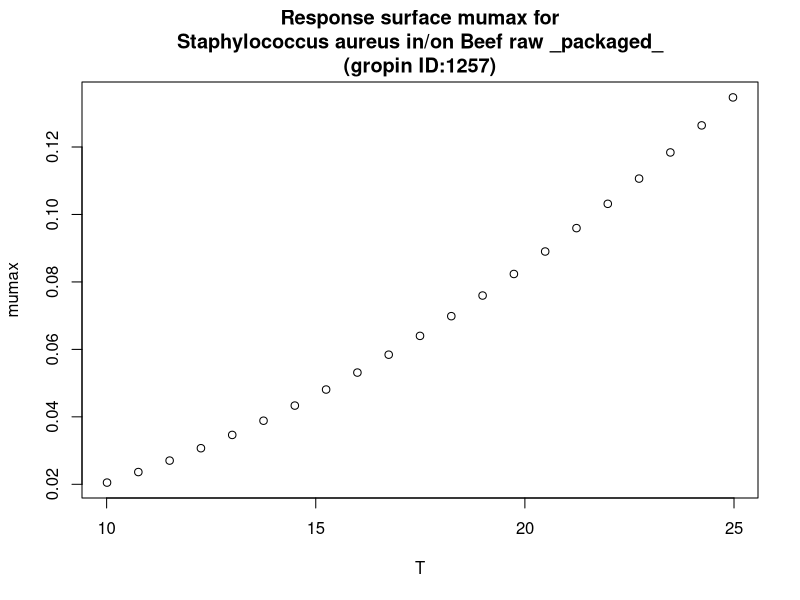

R code for this plot:
#############################
# start of Parameter script
#############################
T <- seq(10.01,24.975024975025,length.out=21)
#############################
# end of Parameter script
#############################
############################# 
# start of Model script Gropin ID 1257 
#############################
 
# constant coefficients for this model
 
variables <- data.frame(T)
argumentsPar <- expand.grid(variables)
 
# heart of the model
response_surface <- function(T) {
   mumax <-0.004869-0.0008702*T+0.000243*(T^2)

return(mumax=mumax)
} 

# output parameters
responseSurface <- cbind(argumentsPar,response_surface(argumentsPar['T']))
colnames(responseSurface) <- c(colnames(argumentsPar),'mumax')
#############################
# End of Model script
#############################
############################# 
# start of Visualisation script Gropin ID 1257 
#############################
plot(T,responseSurface$'mumax',xlab='T',
                          ylab='mumax',main='Response surface mumax for
Staphylococcus aureus in/on Beef raw _packaged_
(gropin ID:1257)')
#############################
# End of Visualisation script
#############################
